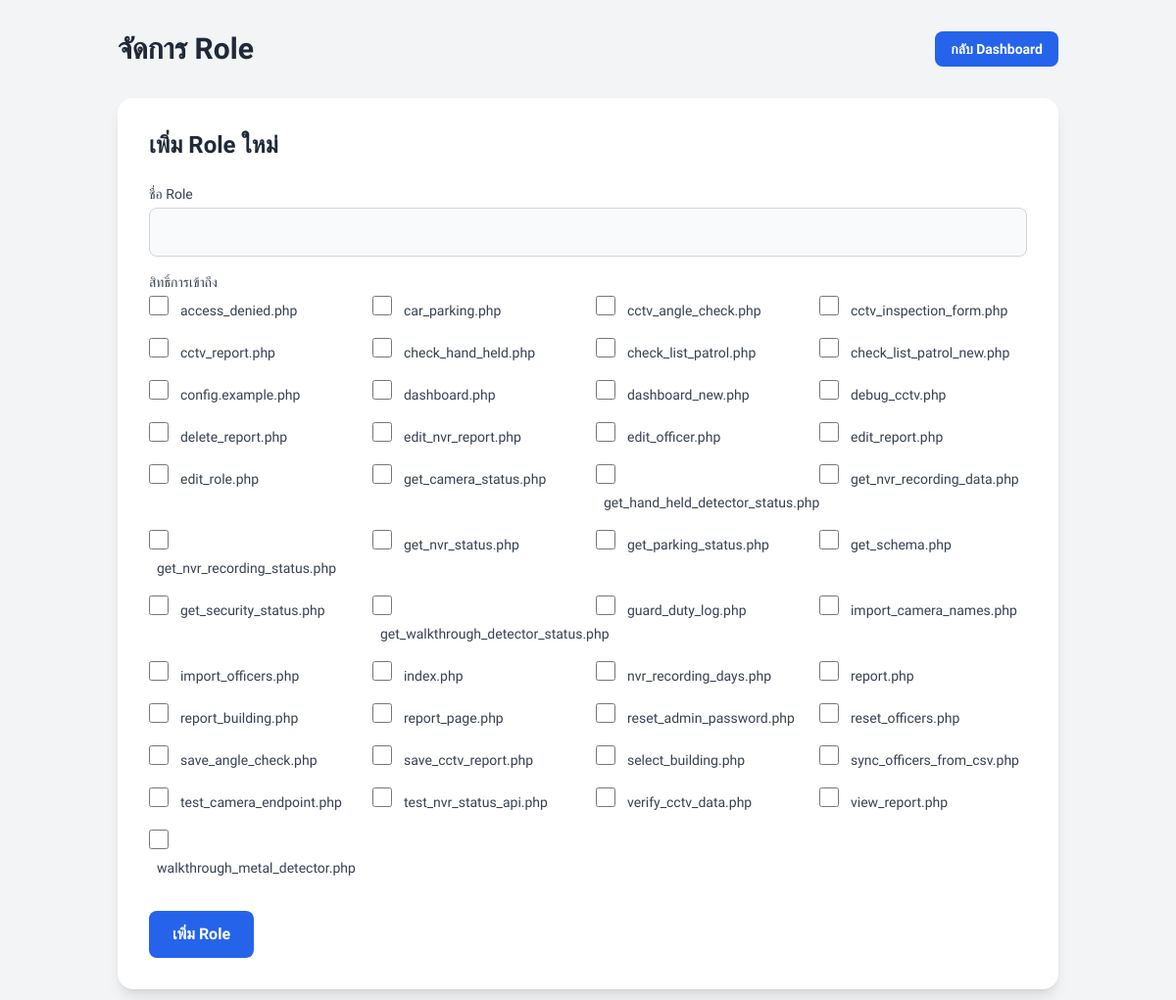
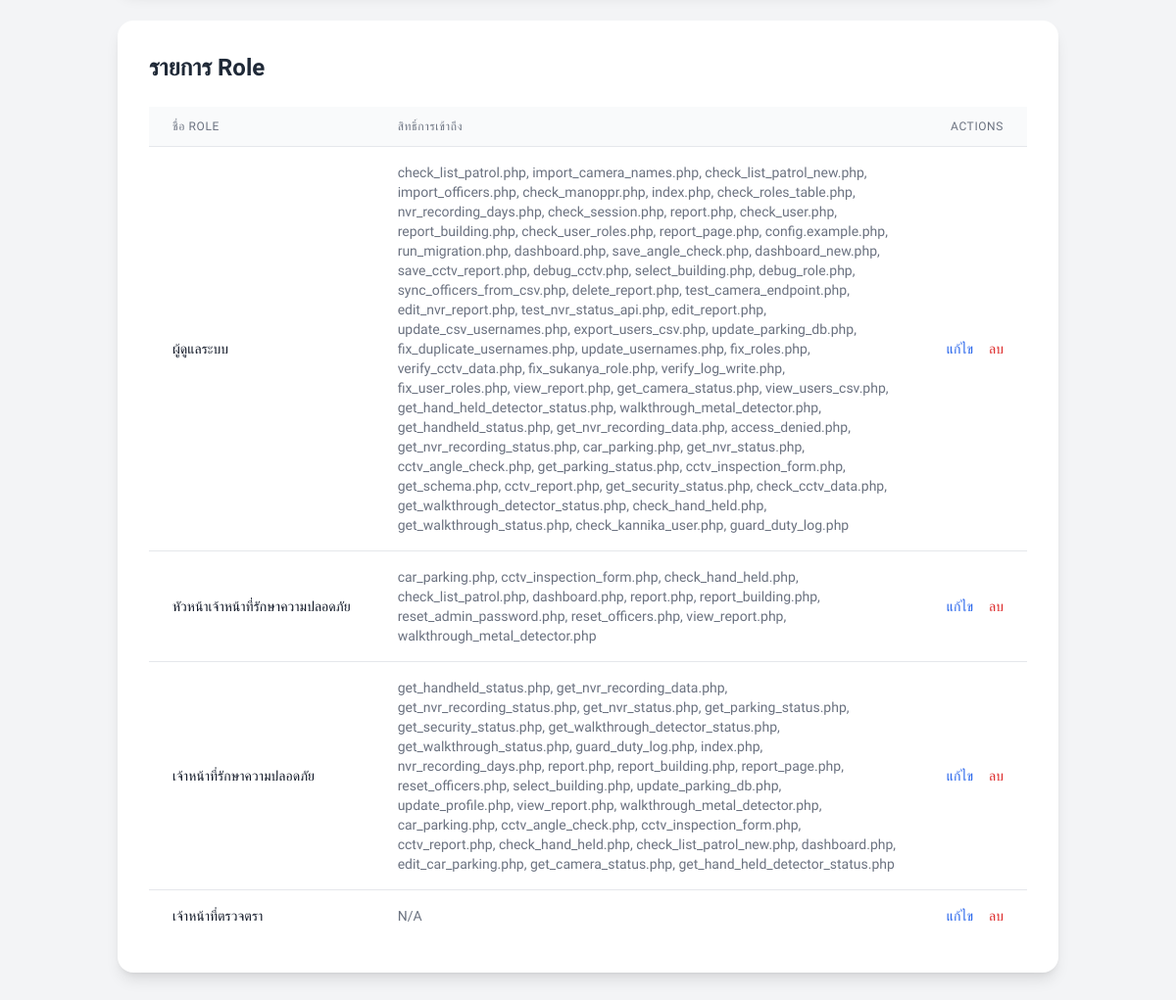
Screenshot of /Backup/manage_roles.php (signed in) with the database file from the repository (2 pictures, top to bottom).
### tables this page shows
CREATE TABLE `roles` (
  `id` int NOT NULL AUTO_INCREMENT,
  `role_name` varchar(255) NOT NULL,
  PRIMARY KEY (`id`),
  UNIQUE KEY `role_name` (`role_name`)
);

### Backup/manage_roles.php (the view, shortened to what this page needs)
<?php
require_once "check_permissions.php";
$csrf_token = $_SESSION['csrf_token'];
function getAvailablePages() {
    $all_pages = glob("*.php");
    $excluded_pages = [
        'login.php', 'logout.php', 'config.php', 'check_permissions.php',
        'setup.php', 'reset.php',
        'manage_roles.php', 'manage_officers.php',
        'debug.py', 'debug_officers.php', 'debug_reports.php', 'debug_roles.php', 'converter.py'
    ];
    return array_diff($all_pages, $excluded_pages);
}
function getRolesWithPermissions($conn) {
    $roles = [];
    $sql = "SELECT r.id, r.role_name, GROUP_CONCAT(rp.page_name SEPARATOR ', ') as permissions
            FROM roles r
            LEFT JOIN role_permissions rp ON r.id = rp.role_id
            GROUP BY r.id";
    $stmt = $conn->prepare($sql);
    if ($stmt) {
        $stmt->execute();
        $result = $stmt->get_result();
        while ($row = $result->fetch_assoc()) {
            $roles[] = $row;
        }
        return $roles;
    }
    return null;
}
$roles = getRolesWithPermissions($conn);
$available_pages = getAvailablePages();
?>
<!DOCTYPE html>
<html lang="th">
<head>
    <script src="https://cdn.tailwindcss.com"></script>
</head>
<body class="bg-gray-100">
    <div class="container mx-auto p-4 sm:p-6 lg:p-8">
        <header class="mb-8">
            <div class="flex justify-between items-center">
                 <h1 class="text-3xl font-bold text-gray-800">จัดการ Role</h1>
                 <a href="report_page.php" class="text-sm bg-blue-600 text-white font-bold py-2 px-4 rounded-lg hover:bg-blue-700">กลับ Dashboard</a>
            </div>
        </header>
        <div class="bg-white rounded-2xl shadow-lg p-6 md:p-8 mb-8">
            <h2 class="text-2xl font-bold mb-6 text-gray-800">เพิ่ม Role ใหม่</h2>
            <form action="<?php echo htmlspecialchars($_SERVER["PHP_SELF"]); ?>" method="post">
                <div class="mb-4">
                    <label for="role_name" class="block text-sm font-medium text-gray-700 mb-1">ชื่อ Role</label>
                    <input type="text" name="role_name" id="role_name" class="form-input w-full px-4 py-3 bg-gray-50 border border-gray-300 rounded-lg" required>
                </div>
                <div class="mb-4">
                    <label class="block text-sm font-medium text-gray-700 mb-1">สิทธิ์การเข้าถึง</label>
                    <div class="grid grid-cols-2 md:grid-cols-4 gap-4">
                        <?php foreach ($available_pages as $page): ?>
                            <div>
                                <input type="checkbox" name="permissions[]" value="<?php echo $page; ?>" id="<?php echo $page; ?>" class="form-checkbox h-5 w-5 text-blue-600">
                                <label for="<?php echo $page; ?>" class="ml-2 text-sm text-gray-700"><?php echo $page; ?></label>
                            </div>
                        <?php endforeach; ?>
                    </div>
                </div>
                <div class="mt-8">
                    <button type="submit" name="add_role" class="w-full md:w-auto bg-blue-600 text-white font-bold py-3 px-6 rounded-lg hover:bg-blue-700">เพิ่ม Role</button>
                </div>
            </form>
        </div>
        <div class="bg-white rounded-2xl shadow-lg p-6 md:p-8">
            <h2 class="text-2xl font-bold mb-6 text-gray-800">รายการ Role</h2>
            <div class="overflow-x-auto">
                <table class="min-w-full divide-y divide-gray-200">
                    <thead class="bg-gray-50">
                        <tr>
                            <th scope="col" class="px-6 py-3 text-left text-xs font-medium text-gray-500 uppercase tracking-wider">ชื่อ Role</th>
                            <th scope="col" class="px-6 py-3 text-left text-xs font-medium text-gray-500 uppercase tracking-wider">สิทธิ์การเข้าถึง</th>
                            <th scope="col" class="px-6 py-3 text-right text-xs font-medium text-gray-500 uppercase tracking-wider">Actions</th>
                        </tr>
                    </thead>
                    <tbody class="bg-white divide-y divide-gray-200">
                        <?php
                        if (empty($roles)) {
                            echo '<tr><td colspan="3" class="px-6 py-4 text-center text-gray-500">ไม่พบข้อมูล Role</td></tr>';
                        } else {
                            foreach ($roles as $role) {
                                echo '<tr>' .
                                     '<td class="px-6 py-4 whitespace-nowrap text-sm font-medium text-gray-900">' . htmlspecialchars($role['role_name']) . '</td>' .
                                     '<td class="px-6 py-4 text-sm text-gray-500">' . htmlspecialchars($role['permissions'] ?? 'N/A') . '</td>' .
                                     '<td class="px-6 py-4 whitespace-nowrap text-right text-sm font-medium">' .
                                     '<a href="edit_role.php?id=' . $role['id'] . '" class="text-blue-600 hover:text-blue-900 mr-4">แก้ไข</a>' .
                                     '<form action="' . htmlspecialchars($_SERVER["PHP_SELF"]) . '" method="post" onsubmit="return confirm(\'คุณแน่ใจหรือไม่ว่าต้องการลบ Role นี้? การลบ Role จะทำให้ผู้ใช้ที่อยู่ใน Role นี้ไม่มีตำแหน่ง\');" style="display: inline;">' .
                                     '<input type="hidden" name="role_id" value="' . $role['id'] . '">' .
                                     '<input type="hidden" name="csrf_token" value="' . $csrf_token . '">' .
                                     '<button type="submit" name="remove_role" class="text-red-600 hover:text-red-900">ลบ</button>' .
                                     '</form>' .
                                     '</td>' .
                                     '</tr>';
                            }
                        }
                        ?>
                    </tbody>
                </table>
            </div>
        </div>
    </div>
</body>
</html>

### Backup/manage_roles.php (style rules this page uses)
body { font-family: 'Sarabun', sans-serif; }

### rows the page displays
roles: role_name "ผู้ดูแลระบบ", permissions "check_list_patrol.php, import_camera_names.php, check_list_patrol_new.php, import_officers.php, check_manoppr.php, index.php, check_roles_table.php, nvr_recording_days.php, check_session.php, report.php, check_user.php, report_building.php, check_user_roles.php, report_page.php, config.example.php, run_migration.php, dashboard.php, save_angle_check.php, dashboard_new.php, save_cctv_report.php, debug_cctv.php, select_building.php, debug_role.php, sync_officers_from_csv.php, delete_report.php, test_camera_endpoint.php, edit_nvr_report.php, test_nvr_status_api.php, edit_report.php, update_csv_usernames.php, export_users_csv.php, update_parking_db.php, fix_duplicate_usernames.php,…"
roles: role_name "หัวหน้าเจ้าหน้าที่รักษาความปลอดภัย", permissions "car_parking.php, cctv_inspection_form.php, check_hand_held.php, check_list_patrol.php, dashboard.php, report.php, report_building.php, reset_admin_password.php, reset_officers.php, view_report.php, walkthrough_metal_detector.php"
roles: role_name "เจ้าหน้าที่รักษาความปลอดภัย", permissions "get_handheld_status.php, get_nvr_recording_data.php, get_nvr_recording_status.php, get_nvr_status.php, get_parking_status.php, get_security_status.php, get_walkthrough_detector_status.php, get_walkthrough_status.php, guard_duty_log.php, index.php, nvr_recording_days.php, report.php, report_building.php, report_page.php, reset_officers.php, select_building.php, update_parking_db.php, update_profile.php, view_report.php, walkthrough_metal_detector.php, car_parking.php, cctv_angle_check.php, cctv_inspection_form.php, cctv_report.php, check_hand_held.php, check_list_patrol_new.php, dashboard.php, edit_car_parking.php, get_camera_status.php, get_hand_held_detector_status.php"
roles: role_name "เจ้าหน้าที่ตรวจตรา", permissions "N/A"

### other values shown
$page "access_denied.php"
$page "car_parking.php"
$page "cctv_angle_check.php"
$page "cctv_inspection_form.php"
$page "cctv_report.php"
$page "check_hand_held.php"
$page "check_list_patrol.php"
$page "check_list_patrol_new.php"
$page "config.example.php"
$page "dashboard.php"
$page "dashboard_new.php"
$page "debug_cctv.php"
$page "delete_report.php"
$page "edit_nvr_report.php"
$page "edit_officer.php"
